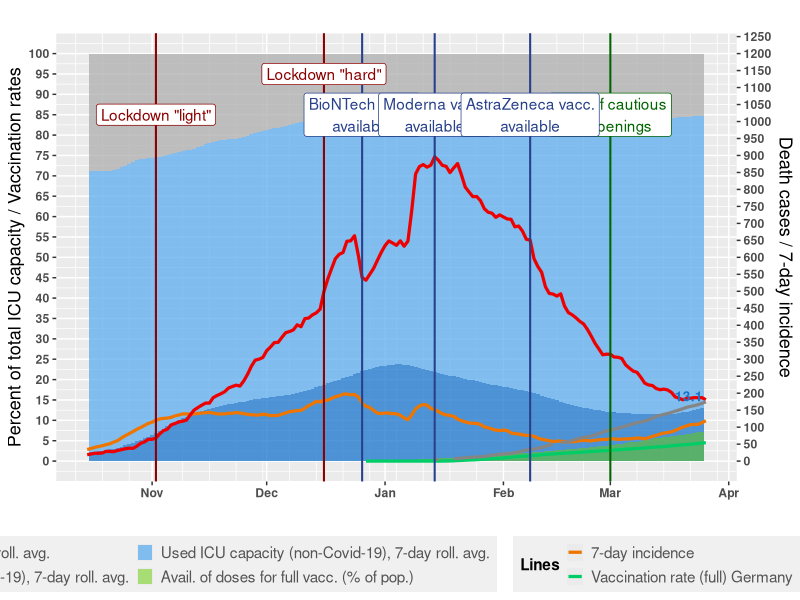

This chart was generated by the following R code:
library(ggplot2)
library(ggrepel)
library(reshape2)
library(scales)
library(tidyverse)
library(lubridate)
library(stringr)


Sys.setlocale("LC_ALL","English")


# --------------- Support functions --------------- 

# Moving average
ma <- function(x, order = 7) {
  res <- c()
  for(i in 1:NROW(x)) { 
    if(i < order) res <- append(res, NA)
    else res <- append(res, mean(x[c(i:(i-order+1))], na.rm = TRUE))
  }
  return(res)
}



# --------------- Data on ICU capacity and its usage --------------- 

divi <- as_tibble(read.csv("icu_usage.csv", header = TRUE, sep =";"))
divi <- divi[divi$Bundesland == "DEUTSCHLAND",]
divi <- divi[, c(1,4,5,6)]
names(divi) <- c("date", "covid", "used", "free")
divi$date <- ymd(substr(divi$date, 1, 10))

divi$capacity <- divi$used + divi$free
divi$usedp <- (divi$used / divi$capacity) * 100
divi$covidp <- (divi$covid / divi$capacity) * 100

divi$usedp <- ma(divi$usedp)
divi$covidp <- ma(divi$covidp)

divi$freep <- 100 - divi$usedp
divi$noncovidp <- divi$usedp - divi$covidp

divi <- divi[divi$date >= ymd("2020-10-15"), ]
divi <- divi[,c ("date", "freep", "noncovidp", "covidp")]



# --------------- Data on deaths and incidence --------------- 

deaths <- as_tibble(read.csv("deaths.csv", sep = ";", header = TRUE, stringsAsFactors = FALSE))
deaths <- deaths[,c(1,2,4,5,6)]
names(deaths) <- c("date", "cases", "newcases", "deaths", "newdeaths")
deaths$date <- dmy(deaths$date)
deaths$newdeaths <- ma(deaths$newdeaths)

inc <- as_tibble(read.csv("incidence.csv", sep = ";", dec = ",", header = TRUE, stringsAsFactors = FALSE))[17, -1]
inc <- t(inc)
inc <- cbind(inc, row.names(inc))
inc <- as_tibble(inc)
inc <- inc[!is.na(inc[,1]),]
inc <- inc[2:NROW(inc),]
names(inc) <- c("incidence", "date")
inc$date <- dmy(str_replace(inc$date, "X", ""))
class(inc$incidence) <- "numeric"



# --------------- Data on vaccinations --------------- 

# Germany
vacc_de <- as_tibble(read.csv("vaccinations_de.csv", sep = ";", header = TRUE, stringsAsFactors = FALSE))
names(vacc_de)[1] <- "date"
population <- 83190556
vacc_de$doses <- (vacc_de$dosen_biontech_kumulativ + vacc_de$dosen_moderna_kumulativ + vacc_de$dosen_astrazeneca_kumulativ)
vacc_de$dosesp <- (vacc_de$doses/2)/population * 100
vacc_de <- vacc_de[,c("date", 
                      "personen_erst_kumulativ", 
                      "personen_voll_kumulativ",
                      "impf_quote_erst", 
                      "impf_quote_voll", 
                      "doses", 
                      "dosesp")]
names(vacc_de) <- c("date", 
                    "firstvacc_de", 
                    "secvacc_de", 
                    "firstvaccrate_de", 
                    "secvaccrate_de", 
                    "doses", 
                    "dosesp")
vacc_de$firstvaccrate_de <- vacc_de$firstvaccrate_de * 100
vacc_de$secvaccrate_de <- vacc_de$secvaccrate_de * 100
vacc_de$date <- dmy(vacc_de$date) 

# United States
vacc_us <- as_tibble(read.csv("vaccinations_us.csv", sep = ",", header = TRUE, stringsAsFactors = FALSE))
names(vacc_us) <- c("country", "code", "date", "secvaccrate_us")
vacc_us$date <- ymd(vacc_us$date)
vacc_us$secvaccrate_us <- vacc_us$secvaccrate_us
vacc_us <- vacc_us[vacc_us$country == "United States",]
vacc_us <- vacc_us[, c(3:NCOL(vacc_us))]



# --------------- Merge and melt dataset --------------- 

full <- inner_join(divi, deaths, by = c("date"))
full <- inner_join(full, inc, by = c("date"))
full <- left_join(full, vacc_de, by = c("date"))
full <- left_join(full, vacc_us, by = c("date"))
full.long <- melt(full, id.vars = "date", value.name = "val")


# --------------- Graphs --------------- 

coeff1 <- 12
graph <- ggplot() +
  geom_bar(data = subset(full.long, variable %in% c("freep", "covidp", "noncovidp")), 
           aes(x = date, y = val, fill = variable), stat = "identity", width = 1, 
           alpha = 0.75) +
  geom_bar(data = subset(full.long, variable %in% c("dosesp")), 
           aes(x = date, y = val, fill = variable), stat = "identity", width = 1, 
           alpha = 0.50) +
  geom_line(data = subset(full.long, variable %in% c("incidence")), 
            aes(x = date, y = val/coeff1, color = "col1"), size = 1.1) +
  geom_line(data = subset(full.long, variable %in% c("newdeaths")), 
            aes(x = date, y = val/coeff1, color = "col2"), size = 1.1) +
  geom_line(data = subset(full.long, variable %in% c("secvaccrate_de")),
            aes(x = date, y = val, color = "col3"), size = 1.1) +
  geom_line(data = subset(full.long, variable %in% c("secvaccrate_us")), 
            aes(x = date, y = val, color = "col4"), size = 1.1) +
  geom_vline(xintercept = ymd("2020-12-16"), linetype="solid", color = "red4", 
             size=0.7) +
  geom_vline(xintercept = ymd("2020-11-02"), linetype="solid", color = "red4", 
             size=0.7) +
  geom_vline(xintercept = ymd("2021-03-01"), linetype="solid", color = "darkgreen", 
             size=0.7) +
  geom_vline(xintercept = ymd("2020-12-26"), linetype="solid", color = "royalblue4", 
             size=0.7) +
  geom_vline(xintercept = ymd("2021-01-14"), linetype="solid", color = "royalblue4", 
             size=0.7) +
  geom_vline(xintercept = ymd("2021-02-08"), linetype="solid", color = "royalblue4", 
             size=0.7) +
  geom_label(aes(x = ymd("2020-11-02"), y = 85, label = "Lockdown \"light\""), 
             fill = "white", color = "red4") +
  geom_label(aes(x = ymd("2020-12-16"), y = 95, label = "Lockdown \"hard\""), 
             fill = "white", color = "red4") +
  geom_label(aes(x = ymd("2021-03-01"), y = 85, label = "Start of cautious\nre-openings"), 
             fill = "white", color = "darkgreen") +
  geom_label(aes(x = ymd("2020-12-26"), y = 85, label = "BioNTech vacc.\navailable"), 
             fill = "white", color = "royalblue4") +
  geom_label(aes(x = ymd("2021-01-14"), y = 85, label = "Moderna vacc.\navailable"), 
             fill = "white", color = "royalblue4") +
  geom_label(aes(x = ymd("2021-02-08"), y = 85, label = "AstraZeneca vacc.\navailable"), 
             fill = "white", color = "royalblue4") +
  geom_text_repel(aes(label = round(val, 1), x = date, y = val/coeff1), 
                  data = full.long[full.long$date == max(full.long$date) & full.long$variable == "incidence",], 
                  size = 3.5, fontface = "bold", color = "darkorange2", nudge_x = 1, 
                  nudge_y = 1, segment.colour = "transparent") +
  geom_text_repel(aes(label = round(val, 1), x = date, y = val/coeff1), 
                  data = full.long[full.long$date == max(full.long$date) & full.long$variable == "newdeaths",], 
                  size = 3.5, fontface = "bold", color = "red2", nudge_x = 1, 
                  nudge_y = 1, segment.colour = "transparent") +
  geom_text_repel(aes(label = round(val, 1), x = date, y = val), 
                  data = full.long[full.long$date == max(full.long$date) & full.long$variable == "secvaccrate_de",], 
                  size = 3.5, fontface = "bold", color = "springgreen3", nudge_x = 1,
                  nudge_y = -1, segment.colour = "transparent") +
  geom_text_repel(aes(label = round(val, 1), x = date, y = val), 
                  data = full.long[full.long$date == max(full.long$date) & full.long$variable == "secvaccrate_us",], 
                  size = 3.5, fontface = "bold", color = "gray52", nudge_x = 1, 
                  segment.colour = "transparent") +
  geom_text_repel(aes(label = round(val, 1), x = date, y = val), 
                  data = full.long[full.long$date == max(full.long$date) & full.long$variable == "covidp",], 
                  size = 3.5, fontface = "bold", color = "dodgerblue3", nudge_x = -1, 
                  nudge_y = 1, segment.colour = "transparent") +
  geom_text_repel(aes(label = round(val, 1), x = date, y = val), 
                  data = full.long[full.long$date == max(full.long$date) & full.long$variable == "noncovidp",], 
                  size = 3.5, fontface = "bold", color = "steelblue2", nudge_x = 1, 
                  segment.colour = "transparent") +
  geom_text_repel(aes(label = round(val, 1), x = date, y = val), 
                  data = full.long[full.long$date == max(full.long$date) & full.long$variable == "freep",], 
                  size = 3.5, fontface = "bold", color = "gray68", nudge_x = 2, nudge_y = 80, 
                  segment.colour = "transparent") +
  geom_text_repel(aes(label = round(val, 1), x = date, y = val), 
                  data = full.long[full.long$date == max(full.long$date) & full.long$variable == "dosesp",], 
                  size = 3.5, fontface = "bold", color = "chartreuse3", nudge_x = 1, nudge_y = 0, 
                  segment.colour = "transparent") +
  scale_fill_manual(values = c("freep" = "gray68", 
                               "noncovidp" = "steelblue2", 
                               "covidp" = "dodgerblue3", 
                               "dosesp" = "chartreuse3"), 
                    labels = c("freep" = "Free ICU capacity, 7-day roll. avg.",
                               "noncovidp" = "Used ICU capacity (non-Covid-19), 7-day roll. avg.",
                               "covidp" = "Used ICU capacity (Covid-19), 7-day roll. avg.", 
                               "dosesp" = "Avail. of doses for full vacc. (% of pop.)")) +
  scale_color_manual(values = c(col1 = "darkorange2", 
                                col2 = "red2", 
                                col3 = "springgreen3", 
                                col4 = "gray52"), 
                     labels = c("7-day incidence",
                                "Death cases (7-day roll. avg.)", 
                                "Vaccination rate (full) Germany", 
                                "Vaccination rate (full) US")) +
  scale_y_continuous(breaks = seq(0, 100, 5),
              sec.axis = sec_axis(~.*coeff1, name = "Death cases / 7-day incidence", 
                                  breaks = seq(0, 1250, by = 50))) +
  scale_x_date(date_breaks = waiver(), date_minor_breaks = "1 week", 
               limits = c(min(full.long$date), max(full.long$date))) +
  labs(title = "", 
       x = "", y = "Percent of total ICU capacity / Vaccination rates", 
       fill = "Fill", color = "Lines") +
  theme(text = element_text(size = 11, face = "bold"), 
        legend.text = element_text(size = 11, colour = "grey33", face = "plain"),
        legend.position = "bottom",
        legend.key.size = unit(12, "points"), 
        legend.background = element_rect(fill = "gray94"), 
        axis.title = element_text(size = 13, face = "plain")) +
  guides(fill = guide_legend(nrow = 2, byrow = TRUE), 
         color = guide_legend(nrow = 2, byrow = TRUE))
